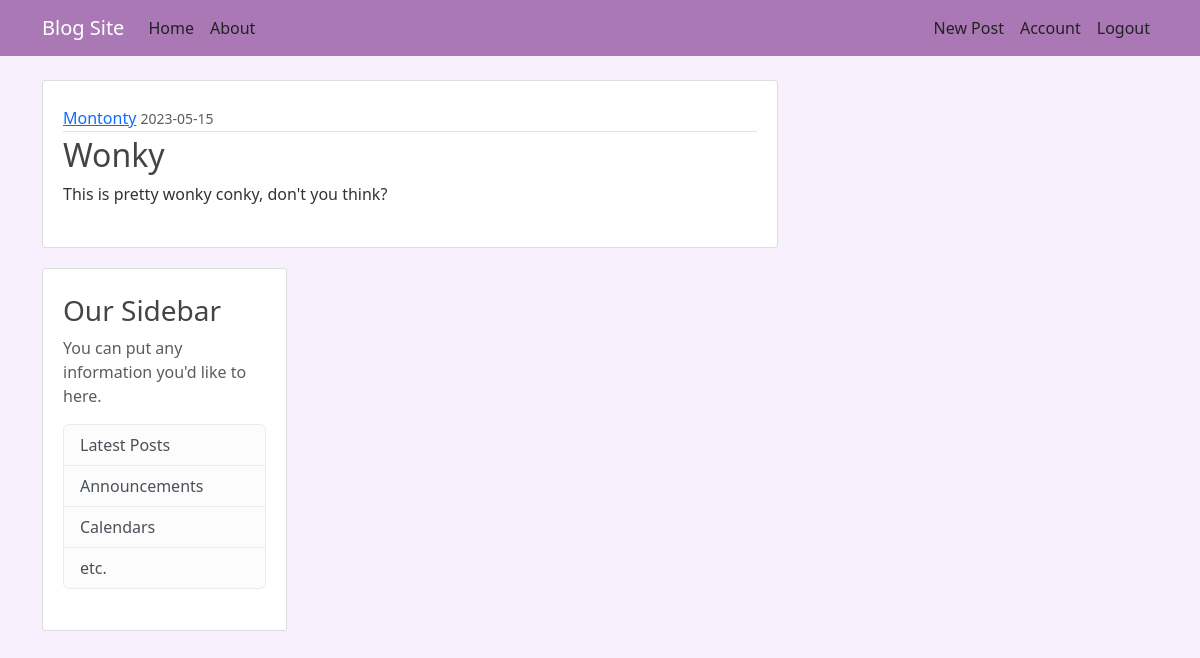
The app's page /post/2 (signed in) with its own data.
### blog_app/models.py (models this page shows, shortened)
class User(db.Model, UserMixin):
	id = db.Column(db.Integer, primary_key=True)
	username = db.Column(db.String(20), unique=True,nullable=False)
	email = db.Column(db.String(120), unique=True,nullable=False)
	image_file = db.Column(db.String(20), nullable=False, default="default.jpg")
	password =  db.Column(db.String(60), nullable=False)
	posts = db.relationship("Post", backref="author", lazy=True)

class Post(db.Model):
	id = db.Column(db.Integer, primary_key=True)
	title = db.Column(db.String(100), nullable=False)
	date_posted = db.Column(db.DateTime, nullable=False, default=datetime.utcnow)
	content = db.Column(db.Text, nullable=False)
	user_id = db.Column(db.Integer, db.ForeignKey("user.id"), nullable=False)

### blog_app/routes.py (the view)
@app.route("/post/<int:post_id>")
def post(post_id):
	post = Post.query.get_or_404(post_id)
	return render_template("post.html", title=post.title, post=post)

### blog_app/models.py (called while the page is built)
@login_manager.user_loader
def load_user(user_id):
	return User.query.get(int(user_id))

### blog_app/templates/post.html (shortened to what this page needs)
{% extends "layout.html" %}
{% block content %}
    <article class="media content-section">
        <div class="media-body">
            <div class="article-metadata">
                <a class="mr-2" href="#">{{ post.author.username }}</a>
                <small class="text-muted">{{ post.date_posted.strftime("%Y-%m-%d") }}</small>
            </div>
            <h2 class="article-title">{{ post.title }}</h2>
            <p class="article-content">{{ post.content }}</p>
        </div>
    </article>
{% endblock content %}

### blog_app/static/main.css (style rules this page uses)
body { background: #f8f0fc; color: #333333; margin-top: 5rem; }
h1, h2, h3, h4, h5, h6 { color: #444444; }
.content-section { background: #ffffff; padding: 25px 20px; border: 1px solid #dddddd; border-radius: 3px; margin-bottom: 20px; }
.article-title { color: #444444; }
.article-content { white-space: pre-line; }
.article-metadata { padding-bottom: 1px; margin-bottom: 4px; border-bottom: 1px solid #e3e3e3 }

### records on screen
User: author.username "Montonty"
Post: date_posted "2023-05-15", title "Wonky", content "This is pretty wonky conky, don't you think?"
